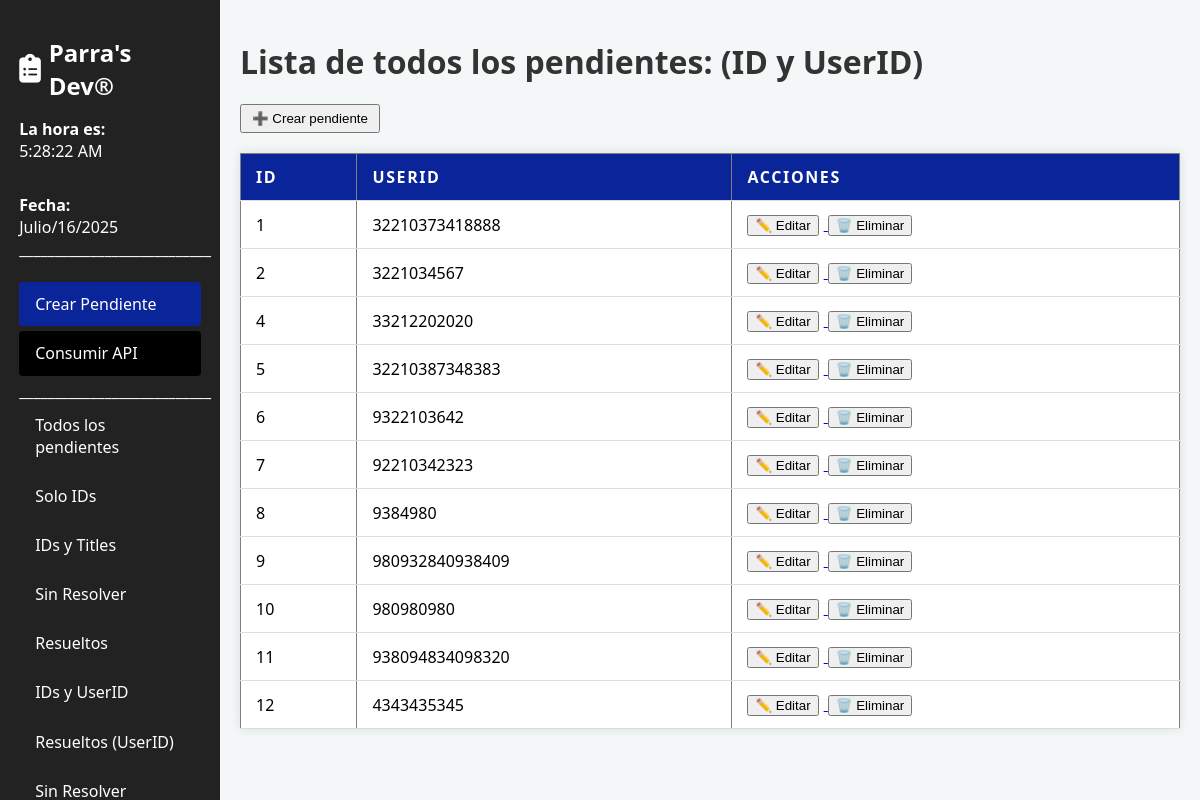
Screenshot of /ids_userid/ with the database file from the repository.
### pendientes/models.py (models this page shows, shortened)
class Pendiente(models.Model):
    userId = models.IntegerField()
    title = models.CharField(max_length=200)
    completed = models.BooleanField(default=False)

### pendientes/views.py (the view)
# urls.py: path('ids_userid/', views.lista_ids_user, name='ids_userid'),
def lista_ids_user(request):
    pendientes = Pendiente.objects.all().values('id', 'userId')
    return render(request, 'pendientes/ids_user.html', {'pendientes': pendientes})

### pendientes/templates/pendientes/ids_user.html
{% extends 'pendientes/base.html' %}
{% block content %}
<h1>Lista de todos los pendientes: (ID y UserID)</h1>
<div style="margin-bottom: 15px;">
    <a href="{% url 'crear_pendiente' %}">
        <button style="padding: 5px 10px;">➕ Crear pendiente</button>
    </a>
</div>
<table border="1" cellspacing="0" cellpadding="5">
    <thead>
        <tr>
            <th>ID</th>
            <th>UserID</th>
            <th>Acciones</th>
        </tr>
    </thead>
    <tbody>
        {% for pendiente in pendientes %}
        <tr>
            <td>{{ pendiente.id }}</td>
            <td>{{ pendiente.userId }}</td>
            <td>
                <a href="{% url 'editar_pendiente' pendiente.id %}">
                    <button style="margin-right: 5px;">✏️ Editar</button>
                </a>
                <a href="{% url 'eliminar_pendiente' pendiente.id %}">
                    <button style="margin-right: 5px;">🗑️ Eliminar</button>
                </a>
            </td>
        </tr>
        {% empty %}
        <tr><td colspan="3">No hay pendientes.</td></tr>
        {% endfor %}
    </tbody>
</table>
{% endblock %}

### pendientes/static/pendientes/css/sidebar.css (style rules this page uses)
body { margin: 0; font-family: Arial, sans-serif; display: flex; }

### pendientes/static/pendientes/css/styles.css (style rules this page uses)
body { font-family: 'Segoe UI', Tahoma, Geneva, Verdana, sans-serif; background-color: #f4f7f8; margin: 0; padding: 0; }
table { width: 100%; border-collapse: collapse; margin-top: 20px; background-color: white; box-shadow: 0 0 10px rgba(0,0,0,0.1); }
th, td { padding: 12px 15px; text-align: left; border-bottom: 1px solid #ddd; }
th { background-color: #0a2499; color: white; text-transform: uppercase; letter-spacing: 0.1em; }
h1 { color: #333; margin-top: 20px; }

### rows the page displays
Pendiente: id "1", userId "32210373418888"
Pendiente: id "2", userId "3221034567"
Pendiente: id "4", userId "33212202020"
Pendiente: id "5", userId "32210387348383"
Pendiente: id "6", userId "9322103642"
Pendiente: id "7", userId "92210342323"
Pendiente: id "8", userId "9384980"
Pendiente: id "9", userId "980932840938409"
Pendiente: id "10", userId "980980980"
Pendiente: id "11", userId "938094834098320"
Pendiente: id "12", userId "4343435345"
